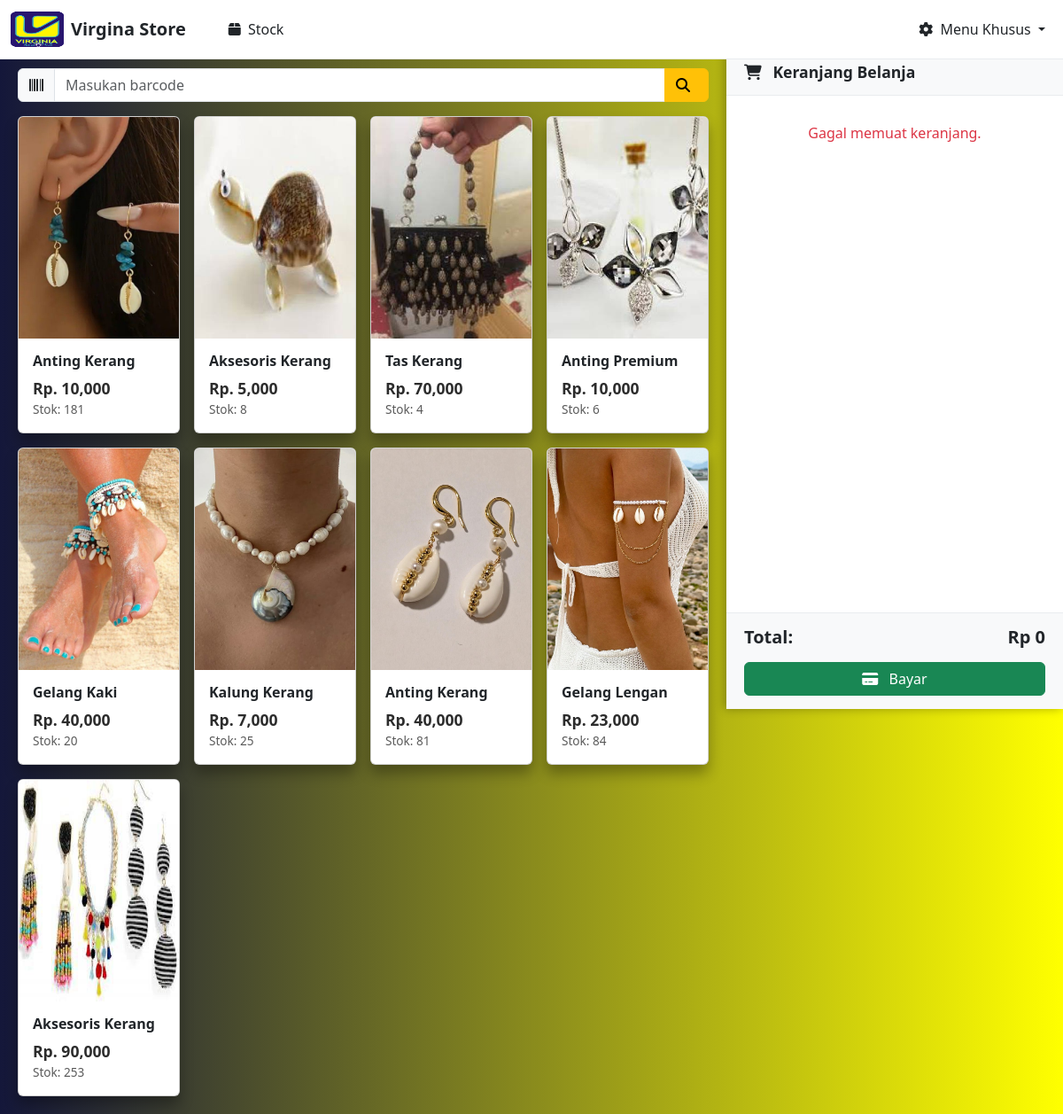
Before: / (signed in) with the older database file.
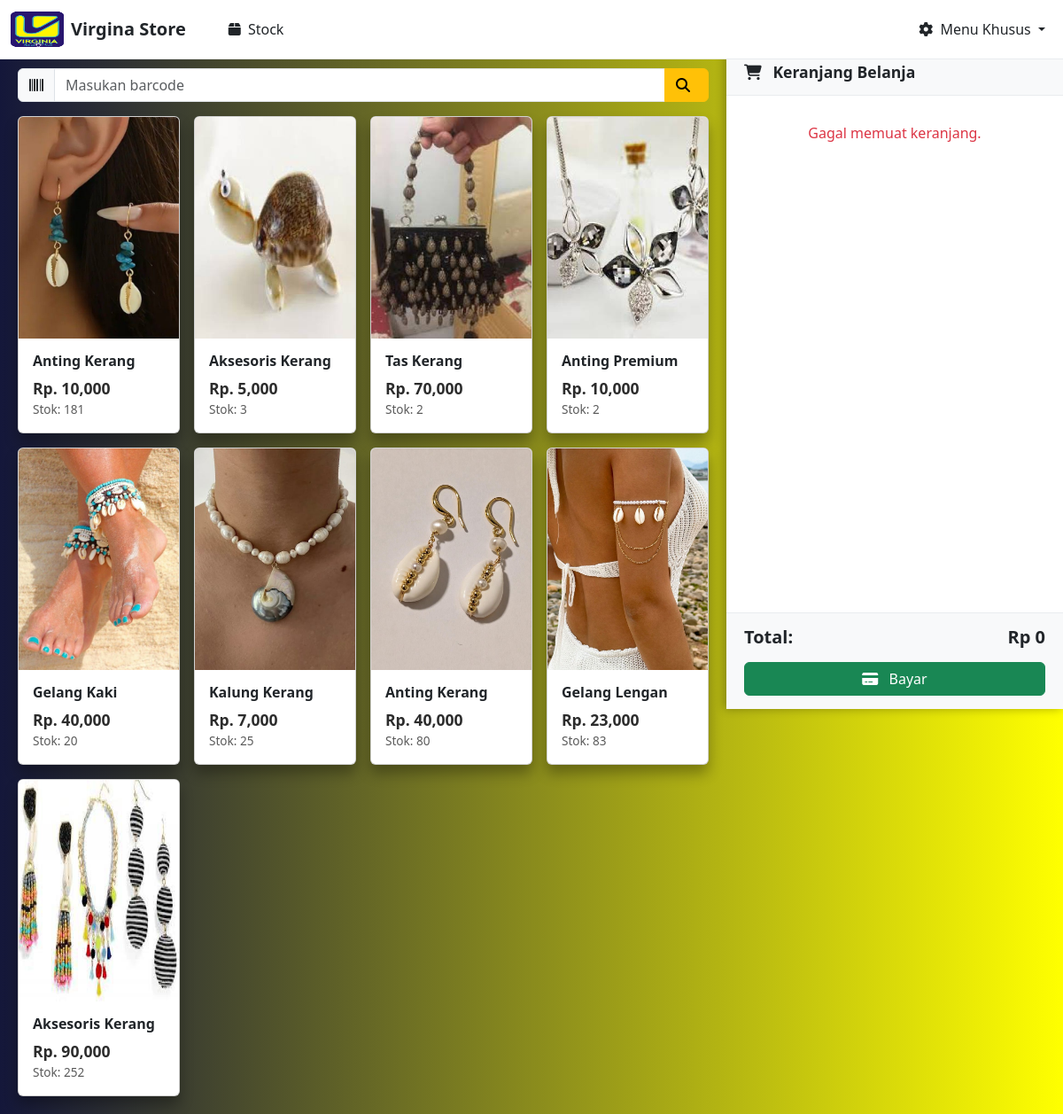
After: the same page with the newer database file.
### kasir/models.py (models this page shows, shortened)
class Produk(models.Model):
    nama_barang = models.CharField(max_length=100)
    barcode = models.CharField(max_length=50, unique=True)
    harga_barang = models.DecimalField(max_digits=12, decimal_places=2)
    stok = models.PositiveIntegerField()
    gambar = models.ImageField(upload_to='gambar_produk/', blank=True, null=True)

### kasir/views.py (the view, shortened to what this page needs)
# urls.py: path('', views.halaman_kasir, name='halaman_kasir'),
def halaman_kasir(request):
    produk = Produk.objects.all()
    transaksi_id = request.session.get('current_transaksi_id')
    return render(request, 'home.html', {'produk': produk})

### kasir/templates/home.html (shortened to what this page needs)
{% extends "base.html" %}
{% load static %}
{% load humanize %}
{% block content %}
<div class="main-container">
  <div class="content-area">
        <div class="input-group mb-3">
          <span class="input-group-text"><i class="fas fa-barcode"></i></span>
          <input type="text" id="barcodeInput" class="form-control" placeholder="Masukan barcode" onkeypress="if(event.key === 'Enter'){cariProdukByBarcode()}">
          <button class="btn btn-warning" onclick="cariProdukByBarcode()">
            <i class="fas fa-search me-2"></i>
          </button>
        </div>
    <div id="cardMode">
      <div class="row g-3">
        {% for item in produk %}
        <div class="col-6 col-md-4 col-lg-3">
          <div class="card product-card" onclick="bukaDetail('{{ item.id }}', '{{ item.nama_barang }}', '{{ item.harga_barang }}', '{{ item.stok }}', '{{ item.gambar.url }}')">
            <img src="{{ item.gambar.url }}" class="card-img-top" style="height:250px; object-fit:cover;" alt="{{ item.nama_barang }}">
            <div class="card-body">
              <h6 class="card-title">{{ item.nama_barang }}</h6>
              <div>
                <p class="price" id="hitam">Rp. {{ item.harga_barang|floatformat:0|intcomma }}</p>
                <p class="stock">Stok: <span id="stok-{{ item.id }}">{{ item.stok }}</span></p>
              </div>
            </div>
          </div>
        </div>
        {% endfor %}
      </div>
    </div>
  </div>
  <div class="cart-sidebar">
    <div class="cart-header">
      <h5><i class="fas fa-shopping-cart me-2"></i> Keranjang Belanja</h5>
    </div>
    <div class="cart-items" id="cartItems" style="margin-top: 20px;">
    </div>
    <div class="cart-footer">
      <div class="cart-total d-flex justify-content-between align-items-center">
        <h5>Total:</h5>
        <h5 id="totalBayar">Rp 0</h5>
      </div>
      <div class="cart-action mt-3">
        <a href="{% url 'halaman_bayar' %}" class="btn btn-success w-100"><i class="fas fa-credit-card me-2"></i> Bayar</a>
      </div>
    </div>
  </div>
</div>
{% endblock %}

Changed rows visible on the page:
changed Produk (number 2 of 9 on the later page): stok "8" → "3"
changed Produk "Tas Kerang": stok "4" → "2"
changed Produk "Anting Premium": stok "6" → "2"
changed Produk (number 7 of 9 on the later page): stok "81" → "80"
changed Produk "Gelang Lengan": stok "84" → "83"
changed Produk (number 9 of 9 on the later page): stok "253" → "252"
